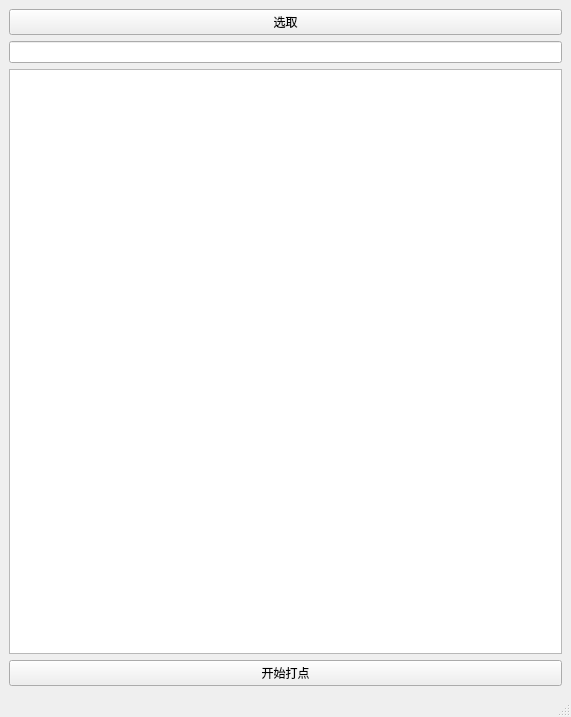
<?xml version="1.0" encoding="UTF-8"?>
<ui version="4.0">
 <class>MainWindow</class>
 <widget class="QMainWindow" name="MainWindow">
  <property name="geometry">
   <rect>
    <x>0</x>
    <y>0</y>
    <width>571</width>
    <height>717</height>
   </rect>
  </property>
  <property name="windowTitle">
   <string>MainWindow</string>
  </property>
  <widget class="QWidget" name="centralwidget">
   <layout class="QHBoxLayout" name="horizontalLayout">
    <item>
     <layout class="QVBoxLayout" name="verticalLayout_2">
      <item>
       <layout class="QVBoxLayout" name="verticalLayout">
        <item>
         <widget class="QPushButton" name="Select">
          <property name="text">
           <string>选取</string>
          </property>
         </widget>
        </item>
        <item>
         <widget class="QLineEdit" name="lineEdit"/>
        </item>
        <item>
         <widget class="QTextBrowser" name="textBrowser"/>
        </item>
       </layout>
      </item>
      <item>
       <widget class="QPushButton" name="yes">
        <property name="text">
         <string>开始打点</string>
        </property>
       </widget>
      </item>
     </layout>
    </item>
   </layout>
  </widget>
  <widget class="QMenuBar" name="menubar">
   <property name="geometry">
    <rect>
     <x>0</x>
     <y>0</y>
     <width>571</width>
     <height>22</height>
    </rect>
   </property>
  </widget>
  <widget class="QStatusBar" name="statusbar"/>
 </widget>
 <resources/>
 <connections/>
</ui>
